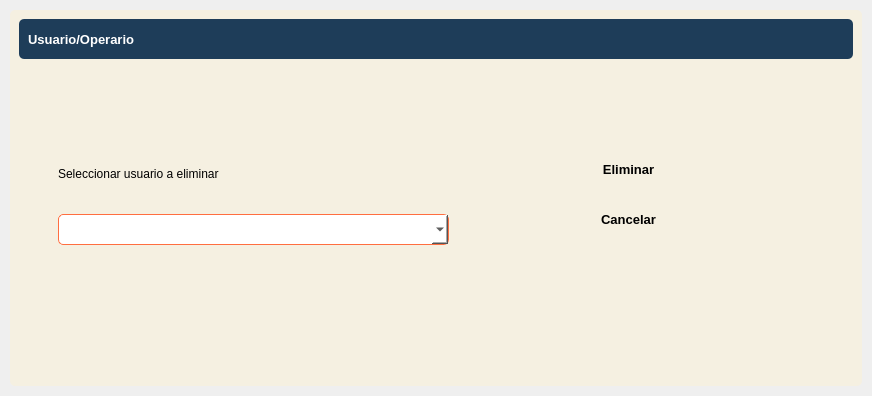
<?xml version="1.0" encoding="UTF-8"?>
<ui version="4.0">
 <class>DetailWindow</class>
 <widget class="QWidget" name="DetailWindow">
  <property name="geometry">
   <rect>
    <x>0</x>
    <y>0</y>
    <width>872</width>
    <height>396</height>
   </rect>
  </property>
  <property name="windowTitle">
   <string>Form</string>
  </property>
  <property name="styleSheet">
   <string notr="true">border-radius: 5px</string>
  </property>
  <layout class="QVBoxLayout" name="verticalLayout">
   <property name="spacing">
    <number>0</number>
   </property>
   <property name="leftMargin">
    <number>0</number>
   </property>
   <property name="topMargin">
    <number>0</number>
   </property>
   <property name="rightMargin">
    <number>0</number>
   </property>
   <property name="bottomMargin">
    <number>0</number>
   </property>
   <item>
    <widget class="QFrame" name="central_widget_frame">
     <property name="frameShape">
      <enum>QFrame::StyledPanel</enum>
     </property>
     <property name="frameShadow">
      <enum>QFrame::Raised</enum>
     </property>
     <layout class="QVBoxLayout" name="shadow_layout">
      <property name="spacing">
       <number>0</number>
      </property>
      <property name="leftMargin">
       <number>10</number>
      </property>
      <property name="topMargin">
       <number>10</number>
      </property>
      <property name="rightMargin">
       <number>10</number>
      </property>
      <property name="bottomMargin">
       <number>10</number>
      </property>
      <item>
       <widget class="QFrame" name="background_frame">
        <property name="styleSheet">
         <string notr="true">background-color: rgb(245, 240, 225);</string>
        </property>
        <property name="frameShape">
         <enum>QFrame::StyledPanel</enum>
        </property>
        <property name="frameShadow">
         <enum>QFrame::Raised</enum>
        </property>
        <layout class="QVBoxLayout" name="verticalLayout_2">
         <item>
          <widget class="QFrame" name="top_bar_frame">
           <property name="minimumSize">
            <size>
             <width>0</width>
             <height>40</height>
            </size>
           </property>
           <property name="maximumSize">
            <size>
             <width>16777215</width>
             <height>40</height>
            </size>
           </property>
           <property name="styleSheet">
            <string notr="true">background-color: #1e3d59;</string>
           </property>
           <property name="frameShape">
            <enum>QFrame::StyledPanel</enum>
           </property>
           <property name="frameShadow">
            <enum>QFrame::Raised</enum>
           </property>
           <layout class="QHBoxLayout" name="horizontalLayout_3">
            <item>
             <widget class="QLabel" name="title_label">
              <property name="font">
               <font>
                <pointsize>10</pointsize>
                <bold>true</bold>
               </font>
              </property>
              <property name="styleSheet">
               <string notr="true">color: white;</string>
              </property>
              <property name="text">
               <string>Usuario/Operario</string>
              </property>
             </widget>
            </item>
            <item>
             <widget class="QFrame" name="buttons_holder_frame">
              <property name="minimumSize">
               <size>
                <width>0</width>
                <height>30</height>
               </size>
              </property>
              <property name="maximumSize">
               <size>
                <width>113</width>
                <height>16777215</height>
               </size>
              </property>
              <property name="frameShape">
               <enum>QFrame::StyledPanel</enum>
              </property>
              <property name="frameShadow">
               <enum>QFrame::Raised</enum>
              </property>
              <widget class="QToolButton" name="minimize_button">
               <property name="geometry">
                <rect>
                 <x>10</x>
                 <y>0</y>
                 <width>22</width>
                 <height>22</height>
                </rect>
               </property>
               <property name="text">
                <string/>
               </property>
               <property name="icon">
                <iconset>
                 <normaloff>../../pys6-recipes-organizer/assets/icons/minimize-window.png</normaloff>../../pys6-recipes-organizer/assets/icons/minimize-window.png</iconset>
               </property>
               <property name="iconSize">
                <size>
                 <width>25</width>
                 <height>25</height>
                </size>
               </property>
              </widget>
              <widget class="QToolButton" name="restore_button">
               <property name="geometry">
                <rect>
                 <x>50</x>
                 <y>0</y>
                 <width>22</width>
                 <height>22</height>
                </rect>
               </property>
               <property name="text">
                <string/>
               </property>
               <property name="icon">
                <iconset>
                 <normaloff>../../pys6-recipes-organizer/assets/icons/restore-window.png</normaloff>../../pys6-recipes-organizer/assets/icons/restore-window.png</iconset>
               </property>
               <property name="iconSize">
                <size>
                 <width>25</width>
                 <height>25</height>
                </size>
               </property>
              </widget>
              <widget class="QToolButton" name="maximize_button">
               <property name="geometry">
                <rect>
                 <x>50</x>
                 <y>0</y>
                 <width>22</width>
                 <height>22</height>
                </rect>
               </property>
               <property name="text">
                <string/>
               </property>
               <property name="icon">
                <iconset>
                 <normaloff>../../pys6-recipes-organizer/assets/icons/maximize-window.png</normaloff>../../pys6-recipes-organizer/assets/icons/maximize-window.png</iconset>
               </property>
               <property name="iconSize">
                <size>
                 <width>25</width>
                 <height>25</height>
                </size>
               </property>
              </widget>
              <widget class="QToolButton" name="close_button">
               <property name="geometry">
                <rect>
                 <x>90</x>
                 <y>0</y>
                 <width>22</width>
                 <height>22</height>
                </rect>
               </property>
               <property name="text">
                <string/>
               </property>
               <property name="icon">
                <iconset>
                 <normaloff>../../pys6-recipes-organizer/assets/icons/close-window.png</normaloff>../../pys6-recipes-organizer/assets/icons/close-window.png</iconset>
               </property>
               <property name="iconSize">
                <size>
                 <width>25</width>
                 <height>25</height>
                </size>
               </property>
              </widget>
             </widget>
            </item>
           </layout>
          </widget>
         </item>
         <item>
          <widget class="QFrame" name="content_frame">
           <property name="frameShape">
            <enum>QFrame::StyledPanel</enum>
           </property>
           <property name="frameShadow">
            <enum>QFrame::Raised</enum>
           </property>
           <layout class="QVBoxLayout" name="verticalLayout_3">
            <item>
             <widget class="QFrame" name="frame">
              <property name="frameShape">
               <enum>QFrame::StyledPanel</enum>
              </property>
              <property name="frameShadow">
               <enum>QFrame::Raised</enum>
              </property>
              <widget class="QPushButton" name="add_edit_button_3">
               <property name="geometry">
                <rect>
                 <x>500</x>
                 <y>80</y>
                 <width>201</width>
                 <height>30</height>
                </rect>
               </property>
               <property name="font">
                <font>
                 <pointsize>10</pointsize>
                 <bold>true</bold>
                </font>
               </property>
               <property name="styleSheet">
                <string notr="true">QPushButton { 
background-color : #ff6e40;
color: white;
}
QPushButton::hover {background-color : #ffc13b};</string>
               </property>
               <property name="text">
                <string>Eliminar</string>
               </property>
               <property name="icon">
                <iconset>
                 <normaloff>../../pys6-recipes-organizer/assets/icons/plus.png</normaloff>../../pys6-recipes-organizer/assets/icons/plus.png</iconset>
               </property>
               <property name="iconSize">
                <size>
                 <width>20</width>
                 <height>20</height>
                </size>
               </property>
              </widget>
              <widget class="QPushButton" name="cancel_button">
               <property name="geometry">
                <rect>
                 <x>500</x>
                 <y>130</y>
                 <width>201</width>
                 <height>30</height>
                </rect>
               </property>
               <property name="font">
                <font>
                 <pointsize>10</pointsize>
                 <bold>true</bold>
                </font>
               </property>
               <property name="styleSheet">
                <string notr="true">QPushButton { 
background-color : #6b7b8c;
color: white;
}
QPushButton::hover {background-color : #ffc13b};</string>
               </property>
               <property name="text">
                <string>Cancelar</string>
               </property>
               <property name="icon">
                <iconset>
                 <normaloff>../../pys6-recipes-organizer/assets/icons/cancel.png</normaloff>../../pys6-recipes-organizer/assets/icons/cancel.png</iconset>
               </property>
               <property name="iconSize">
                <size>
                 <width>20</width>
                 <height>20</height>
                </size>
               </property>
              </widget>
              <widget class="QComboBox" name="comboBox">
               <property name="geometry">
                <rect>
                 <x>30</x>
                 <y>140</y>
                 <width>391</width>
                 <height>31</height>
                </rect>
               </property>
               <property name="styleSheet">
                <string notr="true">background-color: white;
border: 1px solid #ff6e40;</string>
               </property>
              </widget>
              <widget class="QLabel" name="label_4">
               <property name="geometry">
                <rect>
                 <x>30</x>
                 <y>90</y>
                 <width>171</width>
                 <height>20</height>
                </rect>
               </property>
               <property name="text">
                <string>Seleccionar usuario a eliminar</string>
               </property>
              </widget>
             </widget>
            </item>
           </layout>
          </widget>
         </item>
        </layout>
       </widget>
      </item>
     </layout>
    </widget>
   </item>
  </layout>
 </widget>
 <resources/>
 <connections/>
</ui>
